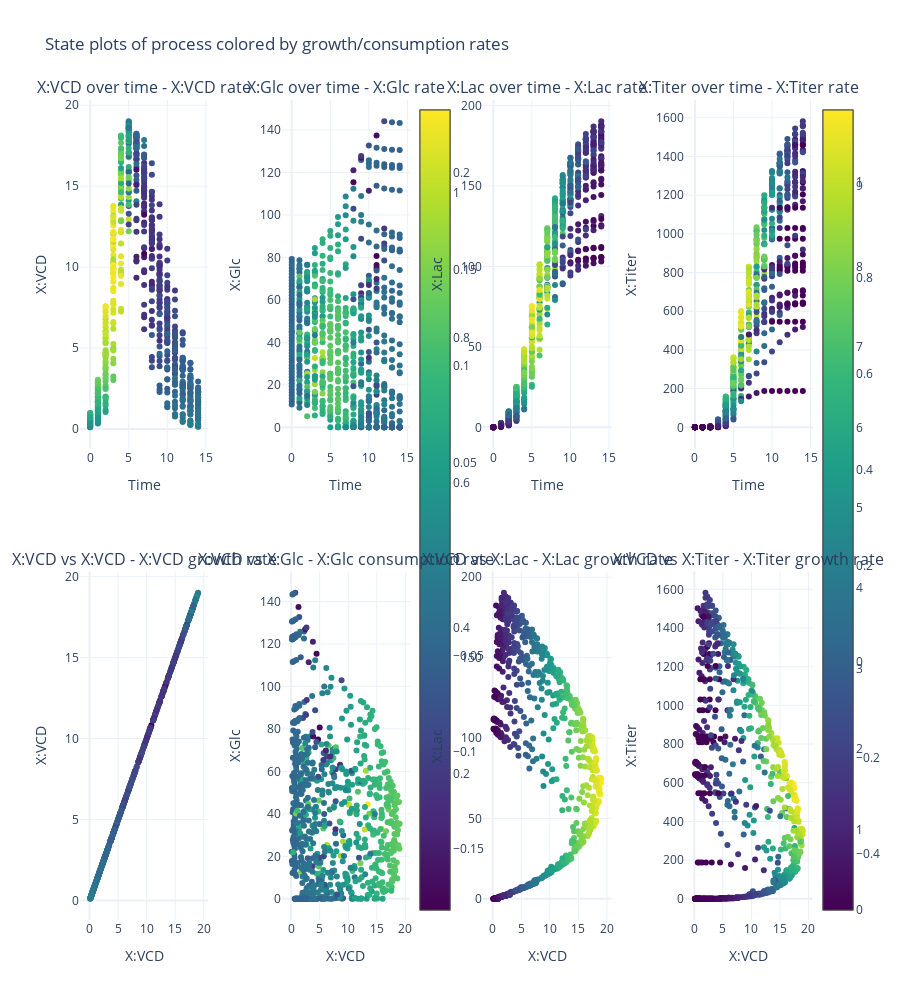

This figure's notebook cell:
### Code cell
plot_state_data_color_by_rate(
    X_trainval, Y_trainval, t_steps=15, sign_mask=sign_mask, X_columns=X_columns
)

### Figure 1 — Plotly figure (JSON) as saved in the notebook; plotly's stock layout.template omitted (floating-point values rounded to 4 significant figures; data arrays with more than 128 entries replaced by an {"elided": "..."} marker saying what was removed)
{"data": [{"marker": {"color": {"elided": "750 float values"}, "colorbar": {"len": 1, "x": 0.45}, "colorscale": [[0, "#440154"], [0.1111, "#482878"], [0.2222, "#3e4989"], [0.3333, "#31688e"], [0.4444, "#26828e"], [0.5556, "#1f9e89"], [0.6667, "#35b779"], [0.7778, "#6ece58"], [0.8889, "#b5de2b"], [1, "#fde725"]], "showscale": true}, "mode": "markers", "type": "scatter", "x": {"elided": "750 int values"}, "xaxis": "x", "y": {"elided": "750 float values"}, "yaxis": "y"}, {"marker": {"color": {"elided": "750 float values"}, "colorbar": {"len": 1, "x": 1}, "colorscale": [[0, "#440154"], [0.1111, "#482878"], [0.2222, "#3e4989"], [0.3333, "#31688e"], [0.4444, "#26828e"], [0.5556, "#1f9e89"], [0.6667, "#35b779"], [0.7778, "#6ece58"], [0.8889, "#b5de2b"], [1, "#fde725"]], "showscale": true}, "mode": "markers", "type": "scatter", "x": {"elided": "750 int values"}, "xaxis": "x2", "y": {"elided": "750 float values"}, "yaxis": "y2"}, {"marker": {"color": {"elided": "750 float values"}, "colorbar": {"len": 1, "x": 0.45}, "colorscale": [[0, "#440154"], [0.1111, "#482878"], [0.2222, "#3e4989"], [0.3333, "#31688e"], [0.4444, "#26828e"], [0.5556, "#1f9e89"], [0.6667, "#35b779"], [0.7778, "#6ece58"], [0.8889, "#b5de2b"], [1, "#fde725"]], "showscale": true}, "mode": "markers", "type": "scatter", "x": {"elided": "750 int values"}, "xaxis": "x3", "y": {"elided": "750 float values"}, "yaxis": "y3"}, {"marker": {"color": {"elided": "750 float values"}, "colorbar": {"len": 1, "x": 1}, "colorscale": [[0, "#440154"], [0.1111, "#482878"], [0.2222, "#3e4989"], [0.3333, "#31688e"], [0.4444, "#26828e"], [0.5556, "#1f9e89"], [0.6667, "#35b779"], [0.7778, "#6ece58"], [0.8889, "#b5de2b"], [1, "#fde725"]], "showscale": true}, "mode": "markers", "type": "scatter", "x": {"elided": "750 int values"}, "xaxis": "x4", "y": {"elided": "750 float values"}, "yaxis": "y4"}, {"marker": {"color": {"elided": "750 float values"}, "colorscale": [[0, "#440154"], [0.1111, "#482878"], [0.2222, "#3e4989"], [0.3333, "#31688e"], [0.4444, "#26828e"], [0.5556, "#1f9e89"], [0.6667, "#35b779"], [0.7778, "#6ece58"], [0.8889, "#b5de2b"], [1, "#fde725"]]}, "mode": "markers", "type": "scatter", "x": {"elided": "750 float values"}, "xaxis": "x5", "y": {"elided": "750 float values"}, "yaxis": "y5"}, {"marker": {"color": {"elided": "750 float values"}, "colorscale": [[0, "#440154"], [0.1111, "#482878"], [0.2222, "#3e4989"], [0.3333, "#31688e"], [0.4444, "#26828e"], [0.5556, "#1f9e89"], [0.6667, "#35b779"], [0.7778, "#6ece58"], [0.8889, "#b5de2b"], [1, "#fde725"]]}, "mode": "markers", "type": "scatter", "x": {"elided": "750 float values"}, "xaxis": "x6", "y": {"elided": "750 float values"}, "yaxis": "y6"}, {"marker": {"color": {"elided": "750 float values"}, "colorscale": [[0, "#440154"], [0.1111, "#482878"], [0.2222, "#3e4989"], [0.3333, "#31688e"], [0.4444, "#26828e"], [0.5556, "#1f9e89"], [0.6667, "#35b779"], [0.7778, "#6ece58"], [0.8889, "#b5de2b"], [1, "#fde725"]]}, "mode": "markers", "type": "scatter", "x": {"elided": "750 float values"}, "xaxis": "x7", "y": {"elided": "750 float values"}, "yaxis": "y7"}, {"marker": {"color": {"elided": "750 float values"}, "colorscale": [[0, "#440154"], [0.1111, "#482878"], [0.2222, "#3e4989"], [0.3333, "#31688e"], [0.4444, "#26828e"], [0.5556, "#1f9e89"], [0.6667, "#35b779"], [0.7778, "#6ece58"], [0.8889, "#b5de2b"], [1, "#fde725"]]}, "mode": "markers", "type": "scatter", "x": {"elided": "750 float values"}, "xaxis": "x8", "y": {"elided": "750 float values"}, "yaxis": "y8"}], "layout": {"annotations": [{"font": {"size": 16}, "showarrow": false, "text": "X:VCD over time - X:VCD rate", "x": 0.0875, "xanchor": "center", "xref": "paper", "y": 1, "yanchor": "bottom", "yref": "paper"}, {"font": {"size": 16}, "showarrow": false, "text": "X:Glc over time - X:Glc rate", "x": 0.3625, "xanchor": "center", "xref": "paper", "y": 1, "yanchor": "bottom", "yref": "paper"}, {"font": {"size": 16}, "showarrow": false, "text": "X:Lac over time - X:Lac rate", "x": 0.6375, "xanchor": "center", "xref": "paper", "y": 1, "yanchor": "bottom", "yref": "paper"}, {"font": {"size": 16}, "showarrow": false, "text": "X:Titer over time - X:Titer rate", "x": 0.9125, "xanchor": "center", "xref": "paper", "y": 1, "yanchor": "bottom", "yref": "paper"}, {"font": {"size": 16}, "showarrow": false, "text": "X:VCD vs X:VCD - X:VCD growth rate", "x": 0.0875, "xanchor": "center", "xref": "paper", "y": 0.425, "yanchor": "bottom", "yref": "paper"}, {"font": {"size": 16}, "showarrow": false, "text": "X:VCD vs X:Glc - X:Glc consumption rate", "x": 0.3625, "xanchor": "center", "xref": "paper", "y": 0.425, "yanchor": "bottom", "yref": "paper"}, {"font": {"size": 16}, "showarrow": false, "text": "X:VCD vs X:Lac - X:Lac growth rate", "x": 0.6375, "xanchor": "center", "xref": "paper", "y": 0.425, "yanchor": "bottom", "yref": "paper"}, {"font": {"size": 16}, "showarrow": false, "text": "X:VCD vs X:Titer - X:Titer growth rate", "x": 0.9125, "xanchor": "center", "xref": "paper", "y": 0.425, "yanchor": "bottom", "yref": "paper"}], "height": 1000, "showlegend": false, "title": {"text": "State plots of process colored by growth/consumption rates"}, "xaxis": {"anchor": "y", "domain": [0, 0.175], "title": {"text": "Time"}}, "xaxis2": {"anchor": "y2", "domain": [0.275, 0.45], "title": {"text": "Time"}}, "xaxis3": {"anchor": "y3", "domain": [0.55, 0.725], "title": {"text": "Time"}}, "xaxis4": {"anchor": "y4", "domain": [0.825, 1], "title": {"text": "Time"}}, "xaxis5": {"anchor": "y5", "domain": [0, 0.175], "title": {"text": "X:VCD"}}, "xaxis6": {"anchor": "y6", "domain": [0.275, 0.45], "title": {"text": "X:VCD"}}, "xaxis7": {"anchor": "y7", "domain": [0.55, 0.725], "title": {"text": "X:VCD"}}, "xaxis8": {"anchor": "y8", "domain": [0.825, 1], "title": {"text": "X:VCD"}}, "yaxis": {"anchor": "x", "domain": [0.575, 1], "title": {"text": "X:VCD"}}, "yaxis2": {"anchor": "x2", "domain": [0.575, 1], "title": {"text": "X:Glc"}}, "yaxis3": {"anchor": "x3", "domain": [0.575, 1], "title": {"text": "X:Lac"}}, "yaxis4": {"anchor": "x4", "domain": [0.575, 1], "title": {"text": "X:Titer"}}, "yaxis5": {"anchor": "x5", "domain": [0, 0.425], "title": {"text": "X:VCD"}}, "yaxis6": {"anchor": "x6", "domain": [0, 0.425], "title": {"text": "X:Glc"}}, "yaxis7": {"anchor": "x7", "domain": [0, 0.425], "title": {"text": "X:Lac"}}, "yaxis8": {"anchor": "x8", "domain": [0, 0.425], "title": {"text": "X:Titer"}}}}
